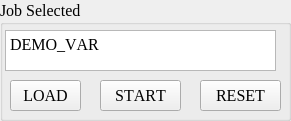
   <widget class="QGroupBox" name="JobSel_box">
    <property name="geometry">
     <rect>
      <x>10</x>
      <y>710</y>
      <width>291</width>
      <height>121</height>
     </rect>
    </property>
    <property name="font">
     <font>
      <family>Times New Roman</family>
      <pointsize>12</pointsize>
      <kerning>false</kerning>
     </font>
    </property>
    <property name="title">
     <string>Job Selected</string>
    </property>
    <widget class="QTextEdit" name="jobFile_text">
     <property name="enabled">
      <bool>true</bool>
     </property>
     <property name="geometry">
      <rect>
       <x>5</x>
       <y>30</y>
       <width>271</width>
       <height>41</height>
      </rect>
     </property>
     <property name="font">
      <font>
       <family>Times New Roman</family>
       <pointsize>9</pointsize>
       <italic>false</italic>
       <bold>false</bold>
       <kerning>false</kerning>
      </font>
     </property>
     <property name="mouseTracking">
      <bool>true</bool>
     </property>
     <property name="styleSheet">
      <string notr="true">font: 9pt &quot;Times New Roman&quot;;</string>
     </property>
     <property name="html">
      <string>&lt;!DOCTYPE HTML PUBLIC &quot;-//W3C//DTD HTML 4.0//EN&quot; &quot;http://www.w3.org/TR/REC-html40/strict.dtd&quot;&gt;
&lt;html&gt;&lt;head&gt;&lt;meta name=&quot;qrichtext&quot; content=&quot;1&quot; /&gt;&lt;meta charset=&quot;utf-8&quot; /&gt;&lt;style type=&quot;text/css&quot;&gt;
p, li { white-space: pre-wrap; }
hr { height: 1px; border-width: 0; }
li.unchecked::marker { content: &quot;\2610&quot;; }
li.checked::marker { content: &quot;\2612&quot;; }
&lt;/style&gt;&lt;/head&gt;&lt;body style=&quot; font-family:'Times New Roman'; font-size:9pt; font-weight:400; font-style:normal;&quot;&gt;
&lt;p style=&quot; margin-top:0px; margin-bottom:0px; margin-left:0px; margin-right:0px; -qt-block-indent:0; text-indent:0px;&quot;&gt;&lt;span style=&quot; font-family:'MS Shell Dlg 2'; font-size:12pt; color:#000000;&quot;&gt;DEMO_VAR&lt;/span&gt;&lt;/p&gt;&lt;/body&gt;&lt;/html&gt;</string>
     </property>
     <property name="overwriteMode">
      <bool>false</bool>
     </property>
    </widget>
    <widget class="QPushButton" name="load_Job_butt">
     <property name="geometry">
      <rect>
       <x>10</x>
       <y>80</y>
       <width>71</width>
       <height>31</height>
      </rect>
     </property>
     <property name="text">
      <string>LOAD</string>
     </property>
    </widget>
    <widget class="QPushButton" name="start_Job_butt">
     <property name="geometry">
      <rect>
       <x>100</x>
       <y>80</y>
       <width>81</width>
       <height>31</height>
      </rect>
     </property>
     <property name="text">
      <string>START</string>
     </property>
    </widget>
    <widget class="QPushButton" name="reset_Sys_butt">
     <property name="geometry">
      <rect>
       <x>200</x>
       <y>80</y>
       <width>81</width>
       <height>31</height>
      </rect>
     </property>
     <property name="text">
      <string>RESET</string>
     </property>
    </widget>
   </widget>
